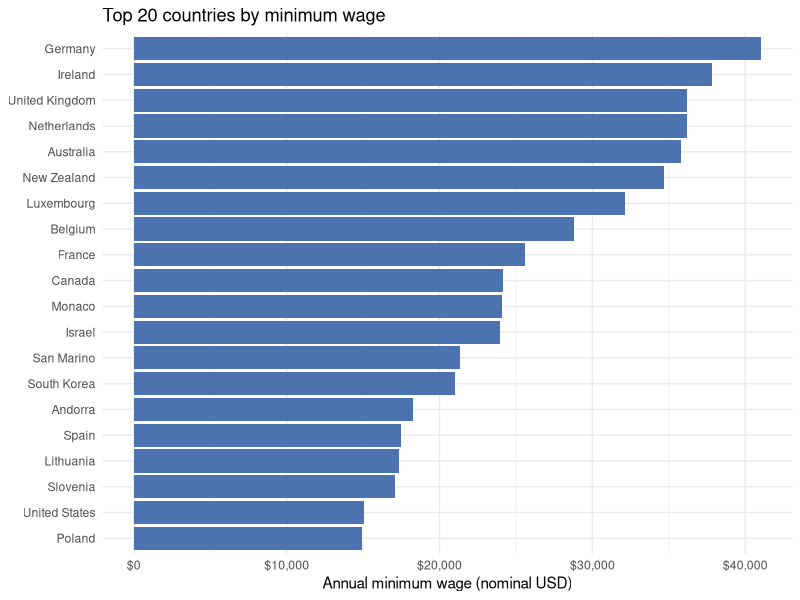

Generate this figure with R:
## ---- chunk 1
#| label: fig-minimum-wage
#| message: false
#| fig-cap: "Top 20 countries by nominal annual minimum wage"
library(dplyr)
library(readr)
library(ggplot2)
library(forcats)
library(scales)

wage_top20 <- read_csv("data/minimum_wage_clean.csv") |>
  slice_max(annual_wage_usd, n = 20)

ggplot(wage_top20, aes(x = fct_reorder(country, annual_wage_usd), y = annual_wage_usd)) +
  geom_col(fill = "#4c72b0") +
  coord_flip() +
  scale_y_continuous(labels = scales::dollar) +
  labs(
    x = NULL, y = "Annual minimum wage (nominal USD)",
    title = "Top 20 countries by minimum wage"
  ) +
  theme_minimal()
